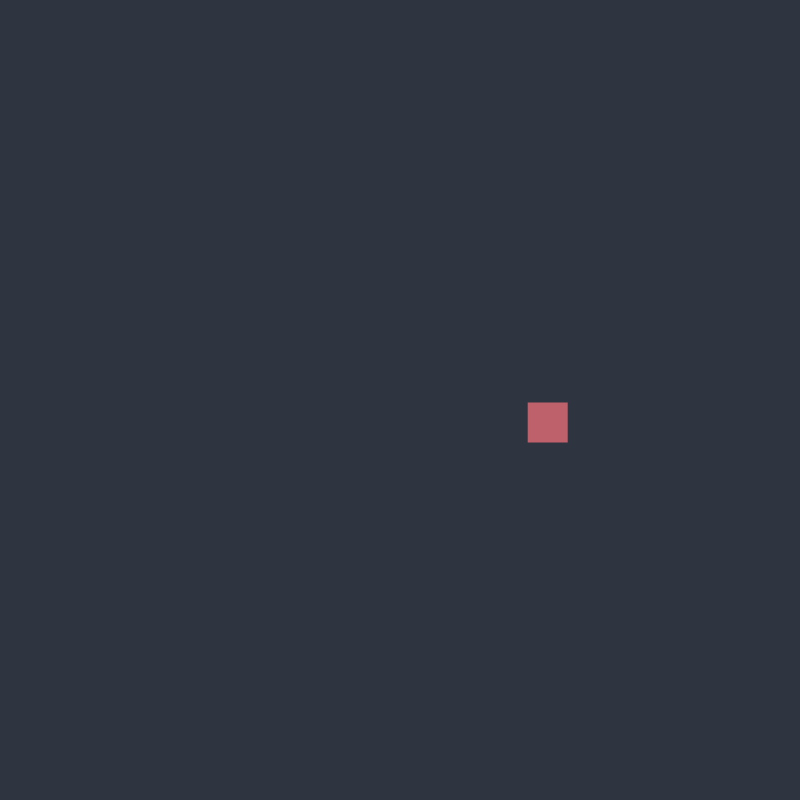
Frame 1 (no input)
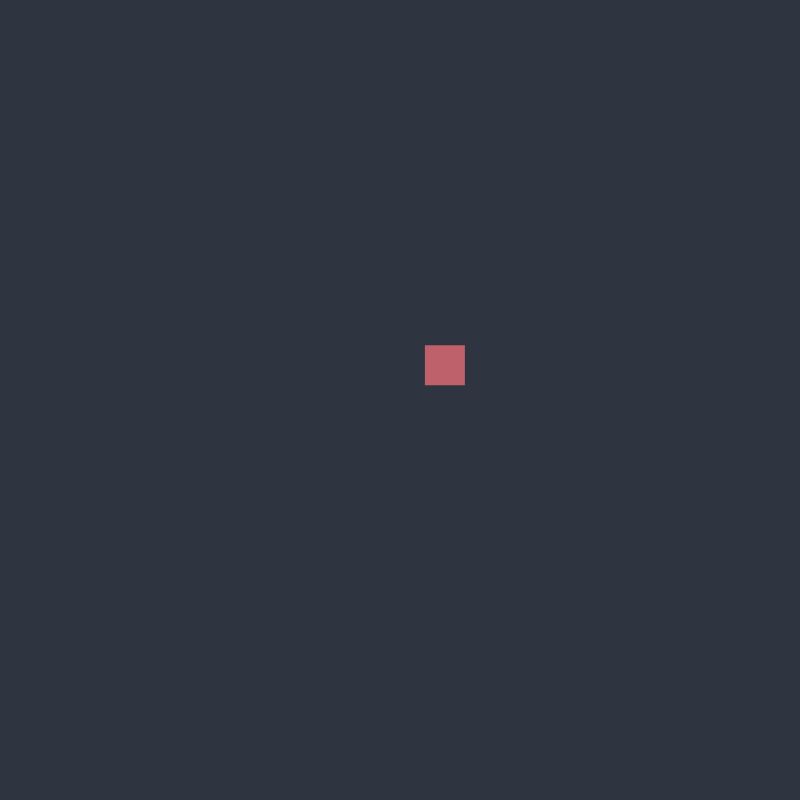
Frame 60 (no input)
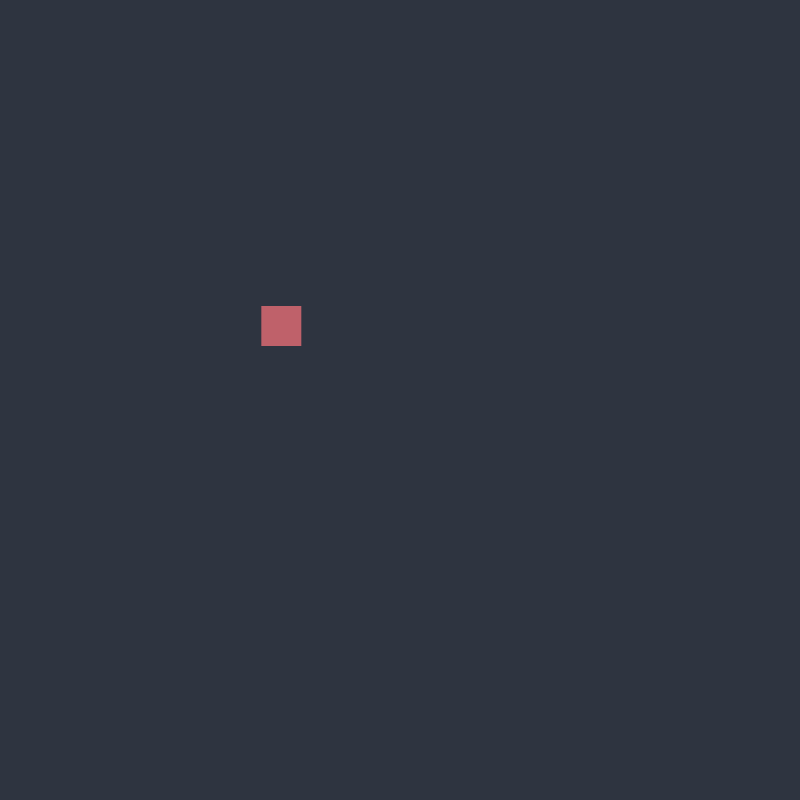
Frame 120 (the mouse pressed at the canvas centre since frame 60)

The p5.js sketch that drew these frames (run headless with seeded random() and noise() and a simulated clock; from frame 60 on, the mouse is pressed at the canvas centre):

// p5.js sketch
// ── sketch.js
// P5.js 1.4.0

// Nord Modern Color Pallete
// Black 46, 52, 64
// Highlight 59, 66, 82
// Red 191, 97, 106
// Green 163, 190, 140
// Yellow 235, 203, 139
// Blue 128, 161, 193
// Purple 180, 142, 173
// Cyan 136, 191, 208
// White 229, 233, 240

function setup() {
	createCanvas(800, 800);
	frameRate(60);
	noStroke();
	fill(191, 97, 106)
	let x = 0;
	let y = 0;
}

let z = 0;

function draw() {
	background(46, 52, 64);
	// rect(380, 380, 40, 40);
	z = z + 1;
	x = cos((z / 8) + (1 / 20)) * 150;
	y = sin((z / 10) + (1 / 20)) * 150;
	rect(x + 380, y + 380, 40, 40);
}
